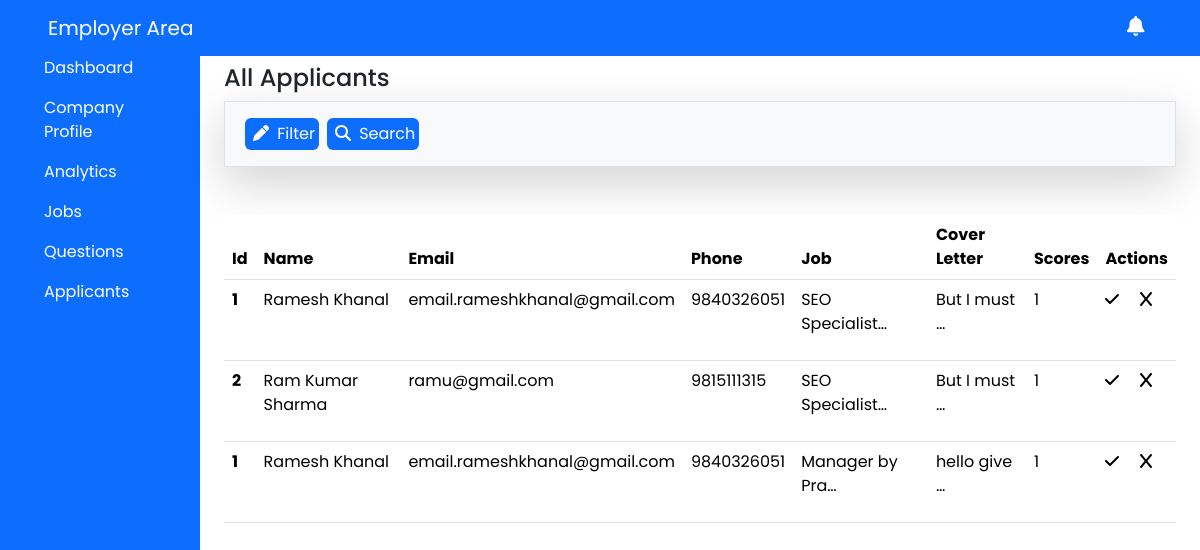
Page /employer/applicants/ (signed in) on the committed database.
### jobseeker/models.py (models this page shows, shortened)
class AppliedJobs(models.Model):
    id = models.UUIDField(primary_key=True)
    job = models.ForeignKey(Job,on_delete=models.CASCADE)
    job_seeker = models.ForeignKey(JobSeeker,on_delete=models.CASCADE)
    coverletter = models.TextField(null=False,blank=False,verbose_name="Cover Letter",default='')
    class Meta:
        verbose_name_plural = 'Applied Jobs'

class JobSeeker(models.Model):
    id = models.UUIDField(primary_key=True)
    name = models.CharField(max_length=50,null=False,blank=False,verbose_name='Jobseeker Name')
    email = models.EmailField(null=False, blank=False, unique=True,verbose_name='Jobseeker Email')
    password = models.TextField(max_length=255,blank=False,null=False,verbose_name='Jobseeker Password')
    phone = models.TextField(max_length=15,blank=False,null=False,verbose_name='Jobseeker Phone')
    address = models.TextField(max_length=50,blank=True,null=True,default="Kathmandu",verbose_name='Address')
    date_of_birth = models.DateField(null=True, blank=True)
    about_me = models.TextField(null=True,blank=True,verbose_name='About You')
    qualification = models.TextField(blank=True,null=True,verbose_name="Qualifications")
    experiences = models.TextField(blank = True,null=True,verbose_name='Experiences')
    preferences = models.TextField(null=True,blank=True,verbose_name="Job Preferences")
    cv = models.FileField(upload_to=filepath,verbose_name='CV')
    profile = models.FileField(upload_to=profilepath,verbose_name='Profile')

### employer/models.py (models this page shows, shortened)
class Job(models.Model):
    employer = models.ForeignKey(Employer,on_delete=models.CASCADE,related_name='job')
    job_id = models.AutoField(primary_key=True)
    job_type = models.CharField(max_length=50,choices=JOB_TYPE,blank=False,null=False ,verbose_name='Job type')
    job_position = models.CharField(verbose_name="Position",max_length=100,null=False,blank=False)
    job_requirement = models.CharField(verbose_name="Requirements",max_length=100,null=False,blank=False)
    job_description = models.TextField(verbose_name="Description",null=False,blank=False)
    salary = models.TextField(max_length=30,blank=True,null=True)
    location_type = models.TextField(choices=LOCATION_TYPE,blank=False)
    deadline = models.DateField(blank=False,null=False,default=default_deadline)
    def __str__(self):
        return f'{self.job_position} by {self.employer.emp_name}'

class Employer(models.Model):
    emp_id = models.AutoField(primary_key=True)
    emp_name = models.CharField(max_length=50,null=False,blank=False,verbose_name='Employer name')
    emp_phone_number = models.CharField(max_length=11,null=False,blank=False,verbose_name='Employer number')
    emp_email = models.EmailField(verbose_name='Employer Email',null=False,blank=False,unique=True)
    emp_password = models.CharField(null=False,blank=False,verbose_name='Employer Password',max_length=255)
    about_employer = models.TextField(verbose_name='About Employer',blank=True,null=True)
    emp_profile = models.FileField(upload_to=filepath ,null=True,verbose_name='Profile Photo')

### employer/views.py (the view)
# urls.py: path('applicants/',applicants,name='applicants'),
def applicants(request):
    email = request.session.get('email',None)
    if email:
        applicants = {}
        message = ''
        employer = Employer.objects.get(emp_email = email)
        jobs = Job.objects.filter(employer = employer)
        for job in jobs:
            applicant = AppliedJobs.objects.filter(job = job)
            if applicant.exists():
                applicants[job] = applicant
        return render(request,'employer-dashboard/components/applicants.html',{'message':message,'data':applicants})
    else:
        messages.error("Session Expired. Please login again.")
        return redirect('employer_signin')

### templates/employer-dashboard/components/applicants.html
{% extends "../index.html" %}
{% block content %}
<div class="container">
  <h1 class="fs-4">All Applicants</h1>
  <div class="container shadow-lg p-3 mb-5 bg-body-tertiary border">
    <div class="d-flex justify-content-start">
        <a href="#" class="bg-primary text-white p-1 rounded mx-1" id="toggle_update">
            <i class="fas fa-pen mx-1"></i>
            Filter</a>
        <a href="#" class="bg-primary text-white p-1 rounded mx-1">
            <i class="fas fa-search mx-1"></i>
            Search</a>
    </div>
</div>
  <div class="mt-5">
    <table class="table">
      <thead>
        <tr>
        <th scope="col">Id</th>
        <th scope="col">Name</th>
        <th scope="col">Email</th>
        <th scope="col">Phone</th>
        <th scope="col">Job</th>
        <th scope="col">Cover Letter</th>
        <th scope="col">Scores</th>
        <th scope="col">Actions</th>
      </tr>
    </thead>
    <tbody>
      {% if message %}
      <tr>
        <th scope="row text-center" colspan="8">
          <div class="alert alert-primary" role="alert">
            {{message}}
          </div>
        </th>
      </tr>
      {%else%}
      {% for job,applicants in data.items %}
      {% for applicant in applicants %}
      <tr>
        <th scope="row">{{ forloop.counter}}</th>
        <td>{{applicant.job_seeker.name}}</td>
        <td>{{applicant.job_seeker.email}}</td>
        <td>{{applicant.job_seeker.phone}}</td>
        <td>{{applicant.job|truncatechars:15}}</td>
        <td>{{applicant.coverletter | safe |truncatechars:15}}</td>
        <td>1</td>
        <td>
          <i class="fas fa-check"></i>
          <i class="fas fa-x ms-3"></i>
        </td>
      </tr>
      {%endfor%}
      {%endfor%}
      {%endif%}
    </tbody>
  </table>
  </div>
</div>
{% endblock %}

### static/css/style.css (style rules this page uses)
:root { --color-primary:#832bf0; --color-primary-hover:#8732f0; --color-secondary:#3a0ca3; --color-light:#83c5be; --color-red:#d90429; --color-red-hover:#dd2d4be3; --color-dark:#14213d; --color-grey:#a1a1a1; --color-white:#fff; --color-green:#00FF00; }
* { font-family: 'Poppins', sans-serif !important; }
.bg-primary { background-color: var(--color-primary) !important; }
a { text-decoration: none !important; }

### static/css/helper.css (style rules this page uses)
:root { --color-primary:#832bf0; --color-primary-hover:#863be280; --color-secondary:#3a0ca3; --color-light:#83c5be; --color-red:#d90429; --color-red-hover:#dd2d4be3; --color-dark:#14213d; --color-grey:#a1a1a1; --color-white:#fff; }

### rows in the picture
AppliedJobs: job_seeker.name "Ramesh Khanal", job_seeker.email "email.rameshkhanal@gmail.com", job_seeker.phone "9840326051", job "SEO Specialist…", coverletter "But I must …"
AppliedJobs: job_seeker.name "Ram Kumar Sharma", job_seeker.email "ramu@gmail.com", job_seeker.phone "9815111315", job "SEO Specialist…", coverletter "But I must …"
AppliedJobs: job_seeker.name "Ramesh Khanal", job_seeker.email "email.rameshkhanal@gmail.com", job_seeker.phone "9840326051", job "Manager by Pra…", coverletter "hello give …"
